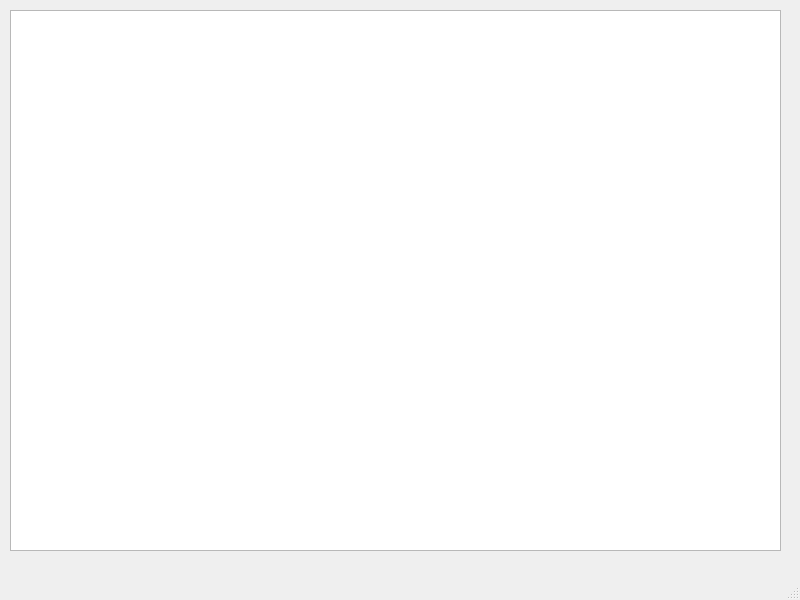
<?xml version="1.0" encoding="UTF-8"?>
<ui version="4.0">
 <class>TreeWindow</class>
 <widget class="QMainWindow" name="TreeWindow">
  <property name="geometry">
   <rect>
    <x>0</x>
    <y>0</y>
    <width>800</width>
    <height>600</height>
   </rect>
  </property>
  <property name="windowTitle">
   <string>TreeWindow</string>
  </property>
  <widget class="QWidget" name="centralwidget">
   <widget class="QTreeView" name="treeView">
    <property name="geometry">
     <rect>
      <x>10</x>
      <y>10</y>
      <width>771</width>
      <height>541</height>
     </rect>
    </property>
   </widget>
  </widget>
  <widget class="QMenuBar" name="menubar">
   <property name="geometry">
    <rect>
     <x>0</x>
     <y>0</y>
     <width>800</width>
     <height>21</height>
    </rect>
   </property>
  </widget>
  <widget class="QStatusBar" name="statusbar"/>
 </widget>
 <resources/>
 <connections/>
</ui>
